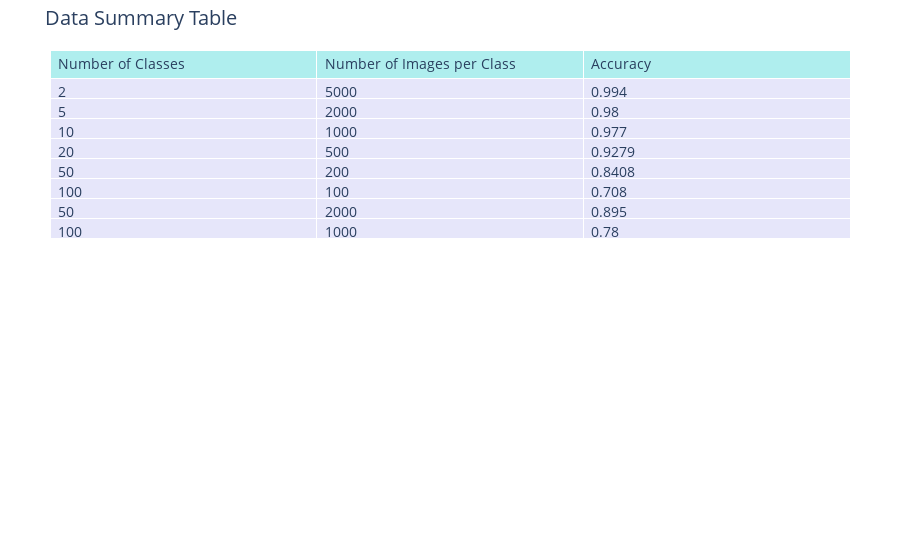

Notebook source saved alongside this figure:
### Code cell
import plotly.graph_objects as go

# Create the table
fig = go.Figure(data=[go.Table(
    header=dict(values=['Number of Classes', 'Number of Images per Class', 'Accuracy'],
                fill_color='paleturquoise',
                align='left'),
    cells=dict(values=[num_classes, num_images_per_class, accuracy],
               fill_color='lavender',
               align='left'))
])

# Customize the layout for a professional look
fig.update_layout(
    title='Data Summary Table',
    template='plotly_white',
    font=dict(size=14),
    margin=dict(l=50, r=50, t=50, b=50)
)

# Show the table
fig.show()

### Figure 1 — Plotly figure (JSON) as saved in the notebook; plotly's stock layout.template omitted (floating-point values rounded to 4 significant figures)
{"data": [{"cells": {"align": "left", "fill": {"color": "lavender"}, "values": [[2, 5, 10, 20, 50, 100, 50, 100], [5000, 2000, 1000, 500, 200, 100, 2000, 1000], [0.994, 0.98, 0.977, 0.9279, 0.8408, 0.708, 0.895, 0.78]]}, "header": {"align": "left", "fill": {"color": "paleturquoise"}, "values": ["Number of Classes", "Number of Images per Class", "Accuracy"]}, "type": "table"}], "layout": {"font": {"size": 14}, "margin": {"b": 50, "l": 50, "r": 50, "t": 50}, "title": {"text": "Data Summary Table"}}}
